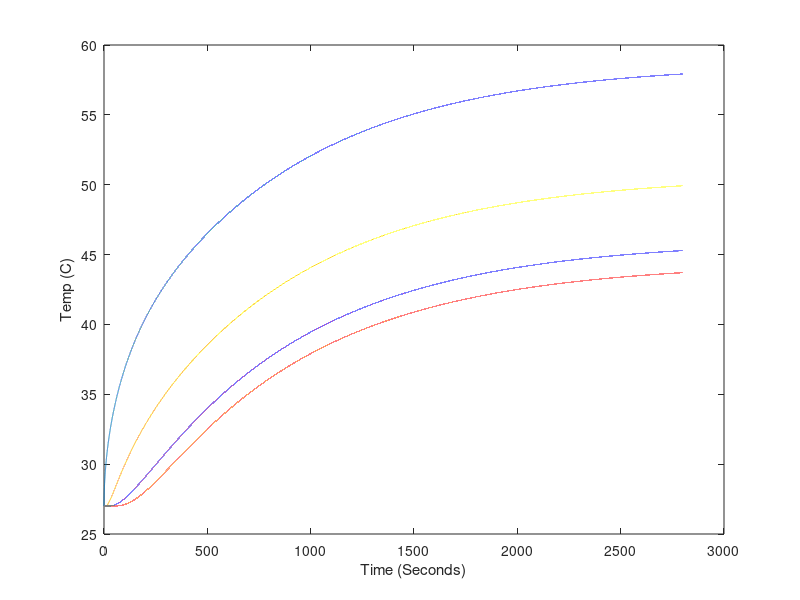

The MATLAB source for this figure: (Note: this script raises an error after producing the figure.)
%Constants for fit
kc = 13.5; %Convection coefficient of horizontal Al rod (W/(m^2K))
k = 175; %Constant of conductivity of Al (W/(mK))
e = 0.23; %Emmisivity of sandblasted Al rod
Cp = 857; %Specific heat capacity of Al (J/(K kg))
Pinl = 7; %Power into the left side of the rod (W)

%Number of steps
Nx = 140; %Number of steps in length
Nt = 100000; %Number of steps in time
t0 = 0; %Start time (s)
tf = 2800; %End time (s)
x0 = 0; %Start length (m)
xf = 0.3; %End length (m)

%Constants
a = 0.011; %Radius of the rod (m)
SBc = 5.67e-8; %Stefan-Boltzmann constant (W/(m^2K^4))
Tamb = 273+27; %Ambient temperature (K)
rho = 2.7e3; %Density of Al (kg/m^3)

%Calculated numbers
dx = (xf - x0)/(Nx);
dt = (tf - t0)/(Nt);
dT_convec = @(Tx) (kc*2*(Tx-Tamb)*dt)/(Cp*rho*a); %Temperature change due to convection (K)
dT_rad = @(Tx) (e*SBc*2*(Tx.^4-Tamb^4)*dt)/(Cp*rho*a); %Temperature change due to radiation (K)
dT_convec_end = @(Tx) (kc*(Tx-Tamb)*dt)/(Cp*rho*dx);
dT_rad_end = @(Tx) (e*SBc*(Tx.^4-Tamb^4)*dt)/(Cp*rho*dx);
dT = @(P) (P * dt)/(Cp * pi*a^2*dx*rho); %Temperature change in chunk (K)

%==============
%= Simulation =
%==============

%Storage
T = zeros(Nx, Nt); %Array o temp over time, indices are (x,t)

%initial
T(:,1) = ones(Nx,1)*(273+27); %Set all temperatures to Tamb

for time = 1:Nt-1
    %power in to and conduction out of first slice
    T(1,time+1)=T(1,time)+dT(Pinl)+((k/(Cp*rho))*(T(2,time)-T(1,time))./dx^2)*dt;
    
    %temperature changes due to conduction along rod
    T(2:Nx-1,time+1)=T(2:Nx-1,time)+(k/(Cp*rho))*((T(3:Nx,time)-2*T(2:Nx-1,time)+T(1:Nx-2,time))./dx^2)*dt;
    T(Nx,time+1) = T(Nx,time)-((k/(Cp*rho))*(T(Nx,time)-T(Nx-1,time))./dx^2)*dt;
    
    %temperature changes due to loss in convection and radiation
    T(1:Nx,time+1)=T(1:Nx,time+1) - dT_convec(T(1:Nx,time+1)) - dT_rad(T(1:Nx,time+1));
    
    %convection and radiation at cold and hot end of rod
    T(Nx,time+1)=T(Nx,time+1) - dT_convec_end(T(Nx,time+1)) - dT_rad_end(T(Nx,time+1));
end


% Point trim for data (to allow for time it takes to heat power resistor)
notTrimmed = false; 
if notTrimmed
    l = length(T1);
    numTrim = 4;
    T1 = T1(numTrim:l);
    T2 = T2(numTrim:l);
    T3 = T3(numTrim:l);
    T4 = T4(numTrim:l);
    T5 = T5(numTrim:l);
    timeDATA = timeDATA(1:length(T1));
end

timeSim = linspace(0,tf,Nt);

% Plot of all points of rod simulation
% for position = 1:Nx
%     plot(timeSim,(T(position,:)-273));
%     hold on;
% end

plot(timeSim,(T(1,:)-273));
hold on;
plot(timeSim,(T(Nx,:)-273));
plot(timeSim,(T(floor(Nx/3),:)-273));
plot(timeSim,(T(floor(Nx*2/3),:)-273));

xlabel('Time (Seconds)');
ylabel('Temp (C)');

plot(timeDATA, T1, 'c', timeDATA, T2, 'y', timeDATA, T3, 'g', timeDATA, T4, 'r', timeDATA, T5, 'm')

% Calculate chai squared values
X1 = zeros(1,length(timeDATA));
X2 = zeros(1,length(timeDATA));
X3 = zeros(1,length(timeDATA));
X4 = zeros(1,length(timeDATA));
T = T-273;
for tindex = 1:length(timeDATA)
   % Getting correct indices
   tcur = timeDATA(tindex);
   tmp = abs(timeSim-tcur);
   [idx idx] = min(tmp); %index of closest value
   TData1 = T1(tindex);
   TSim1 = T(Nx,idx);
   X1(tindex) = (TData1-TSim1)^2;
   
   TData2 = T2(tindex);
   TSim2 = T(floor(Nx*2/3),idx);
   X2(tindex) = (TData2-TSim2)^2;
   
   TData3 = T3(tindex);
   TSim3 = T(floor(Nx/3),idx);
   X3(tindex) = (TData3-TSim3)^2;
   
   TData4 = T4(tindex);
   TSim4 = T(1,idx);
   X4(tindex) = (TData4-TSim4)^2;
end

Xsquare1 = sum(X1)/length(X1)
Xsquare2 = sum(X2)/length(X2)
Xsquare3 = sum(X3)/length(X3)
Xsquare4 = sum(X4)/length(X4)
XsquareTot = (Xsquare1^2 + Xsquare2^2 + Xsquare3^2 + Xsquare4^2)/4

hold off;